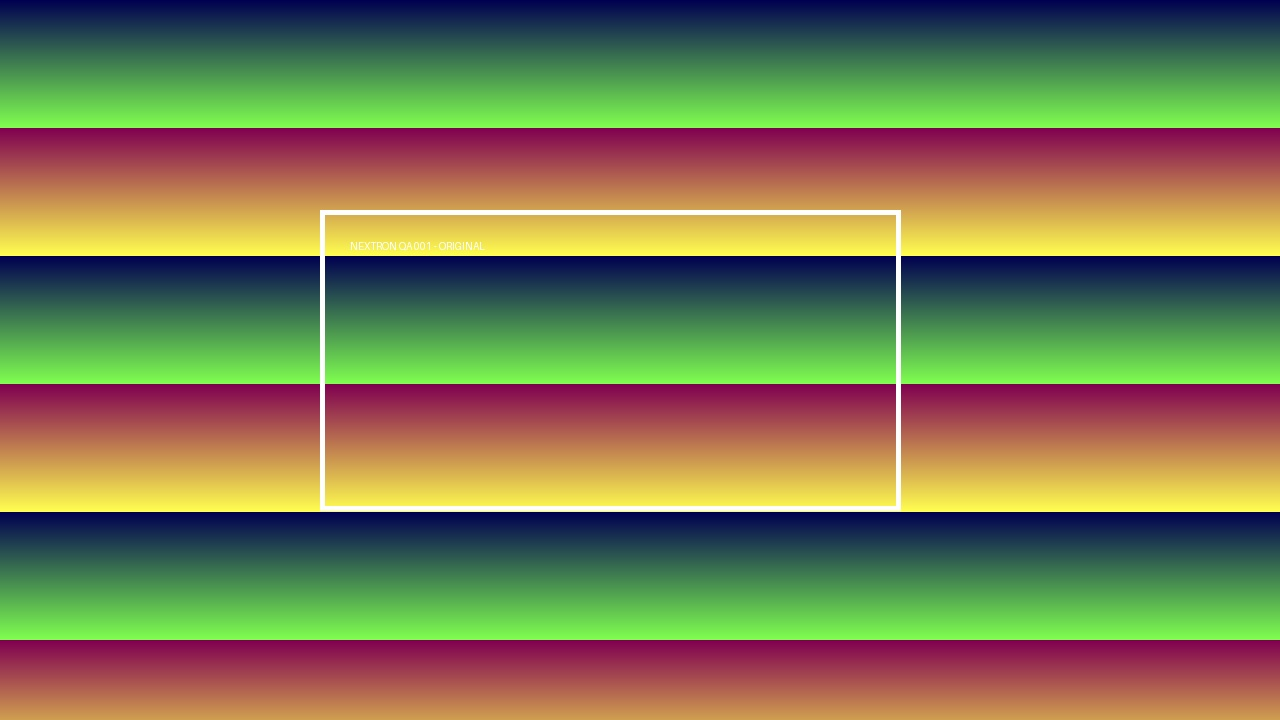
#> input picture Tests/QA-Audit/NEXTRON-QA-001/PRV-03.jpg, 1280 x 720 px
$ python -i Fingerprints.py   (imports and definitions only)
#> lines starting #> are read from the running program, lines starting #| are printed output that depends on the picture
"""NEX-FPM canonical fingerprints and their comparison (archive §4, module 10).

Every evidence item is fingerprinted from its preserved original with the same functions, so an image can be
compared with a video frame and one recording's audio with another's:

  IMAGE_PHASH / IMAGE_DHASH   64-bit DCT hash and difference hash of the grayscale image (32x32 and 9x8 Lanczos).
  VIDEO_FRAME_DHASH           both hashes for one frame per second (FFmpeg presentation timestamps kept).
  AUDIO_SUBFINGERPRINT        Philips-style 32-bit sub-fingerprints (Haitsma & Kalker 2002): signs of energy
                              differences across 33 log-spaced bands, 300–2000 Hz, every 32 ms of 16 kHz mono audio.

Comparison returns distances, never verdicts: Hamming distance for the 64-bit hashes, bit error rate (BER) at the
best time offset for audio. Thresholds were set on the controlled set in Tests/Integration/Engines/test_fingerprints.py
and are stated with every candidate. Similar fingerprints mean similar content, not common origin.
"""

from dataclasses import dataclass
from pathlib import Path

import numpy as np
from PIL import Image, ImageOps

from Backend.App.Utils import MediaDecode

ALGORITHM = "nextron-fpm/1"
PHASH_MATCH = 12        # Hamming distance (of 64) at or below which two images/frames are near-duplicates
DHASH_MATCH = 16
AUDIO_BER_MATCH = 0.30  # bit error rate at or below which two audio segments match (random audio: about 0.5)
AUDIO_BLOCK = 128       # sub-fingerprints per comparison block (about 4.1 s)
VIDEO_FPS = 1.0
MAX_FRAMES = 600
AUDIO_RATE, AUDIO_FRAME, AUDIO_HOP = 16_000, 2048, 512
MAX_AUDIO_SECONDS = 600


def _bits_to_int(bits: np.ndarray) -> int:
    value = 0
    for b in bits.flatten():
        value = (value << 1) | int(bool(b))
    return value


_DCT = np.cos(np.pi * (2 * np.arange(32)[None, :] + 1) * np.arange(32)[:, None] / 64)


def image_hashes(gray: Image.Image) -> tuple[int, int]:
    """(pHash, dHash) of a grayscale image."""
    p = np.asarray(gray.resize((32, 32), Image.Resampling.LANCZOS), dtype=np.float64)
    coeffs = (_DCT @ p @ _DCT.T)[:8, :8]
    phash = _bits_to_int(coeffs > np.median(coeffs.flatten()[1:]))
    d = np.asarray(gray.resize((9, 8), Image.Resampling.LANCZOS), dtype=np.float64)
    return phash, _bits_to_int(d[:, 1:] > d[:, :-1])


def fingerprint_image(path: Path) -> dict:
    with Image.open(path) as im:
#> im is the input picture: PIL image 1280x720 RGB; mean R, G, B 121.1, 122.3, 81.7
        im.load()
        gray = ImageOps.exif_transpose(im).convert("L")
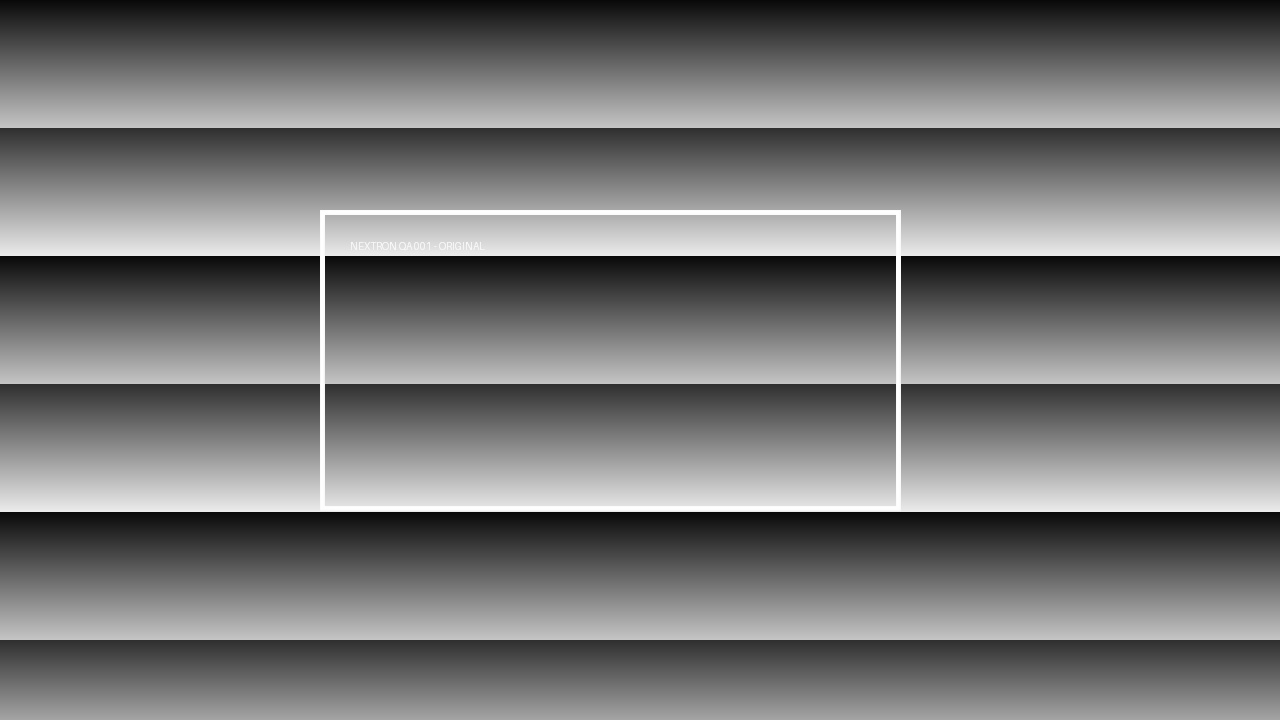
#> gray: PIL image 1280x720 L; min 9, max 255, mean 117.3
    phash, dhash = image_hashes(gray)
#> in image_hashes, `p = np.asarray(gray.resize((32, 32), Image.Resampling.LANCZOS), dtype=..`:
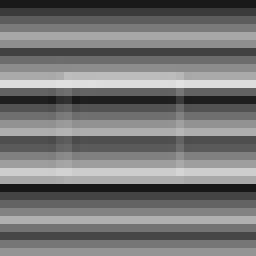
#> p: shape (32, 32) float64 (shown 8 times larger); min 24, max 226, mean 117.2
#> the loop in _bits_to_int, `for b in bits.flatten():` made 64 passes
#> (b, value) on passes 3 to 14: (False, 6), (True, 13), (False, 26), (False, 52), (True, 105), (False, 210), (False, 420), (True, 841), (False, 1682), (False, 3364), (True, 6729), (False, 13458)
#> value on passes 1 to 2: 1, 3
#> after the loop in _bits_to_int, `for b in bits.flatten():`: value = 15153255107783738319
#> the loop in _bits_to_int (call 2), `for b in bits.flatten():` made 64 passes
#> (b, value) on passes 2 to 13: (False, 0), (False, 0), (False, 0), (False, 0), (False, 0), (False, 0), (False, 0), (False, 0), (True, 1), (False, 2), (False, 4), (False, 8)
#> phash = 15153255107783738319; dhash = 18086815093752320
    return {"IMAGE_PHASH": {"hash": f"{phash:016x}"}, "IMAGE_DHASH": {"hash": f"{dhash:016x}"}}


# [48 lines left out: functions fingerprint_video, audio_subfingerprints, fingerprint_audio, hamming, not called in this run]


@dataclass
class Match:
    kind: str                  # a RELATIONSHIP_KINDS value
    similarity: float          # 0..1
    measurement: dict
    offset_seconds: float | None = None


# [63 lines left out: functions compare, audio_match, not called in this run]

>>> result = fingerprint_image('../../../../Tests/QA-Audit/NEXTRON-QA-001/PRV-03.jpg')
#> result = 2 items
